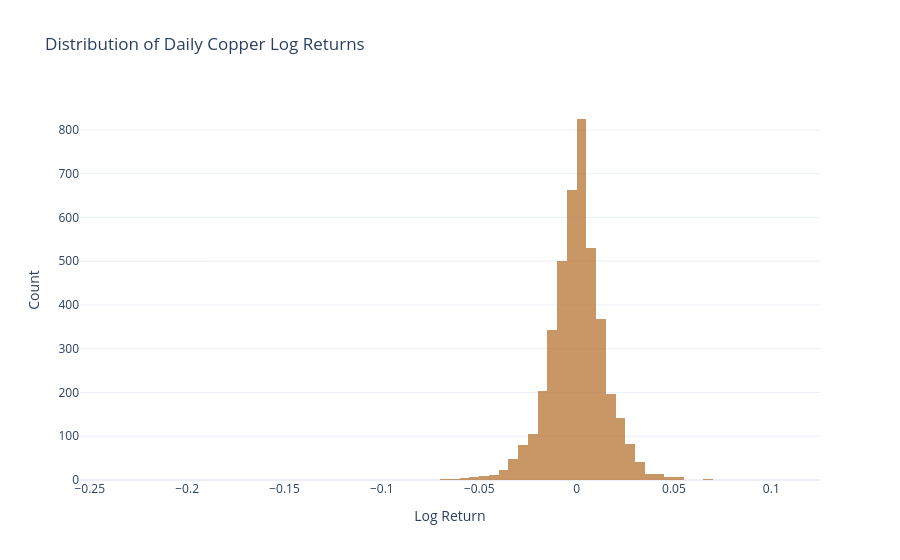

The notebook cell this image was saved under:
### Markdown cell above
### 3.3 Return distribution

### Code cell
log_ret = np.log(df_raw['copper_price'] / df_raw['copper_price'].shift(1)).dropna()

import plotly.graph_objects as go
fig_dist = go.Figure()
fig_dist.add_trace(go.Histogram(
    x=log_ret, nbinsx=80, name='Daily log return',
    marker_color='#b87333', opacity=0.75,
))
fig_dist.update_layout(
    title='Distribution of Daily Copper Log Returns',
    xaxis_title='Log Return', yaxis_title='Count',
    template='plotly_white',
)
fig_dist.show()
print(f'Skewness: {log_ret.skew():.3f}  |  Kurtosis: {log_ret.kurt():.3f}')
print(f'Ann. volatility: {log_ret.std() * np.sqrt(252):.1%}')

### Figure 1 — Plotly figure (JSON) as saved in the notebook; plotly's stock layout.template omitted (floating-point values rounded to 4 significant figures; data arrays with more than 128 entries replaced by an {"elided": "..."} marker saying what was removed)
{"data": [{"marker": {"color": "#b87333"}, "name": "Daily log return", "nbinsx": 80, "opacity": 0.75, "type": "histogram", "x": {"elided": "4236 float values"}}], "layout": {"title": {"text": "Distribution of Daily Copper Log Returns"}, "xaxis": {"title": {"text": "Log Return"}}, "yaxis": {"title": {"text": "Count"}}}}
